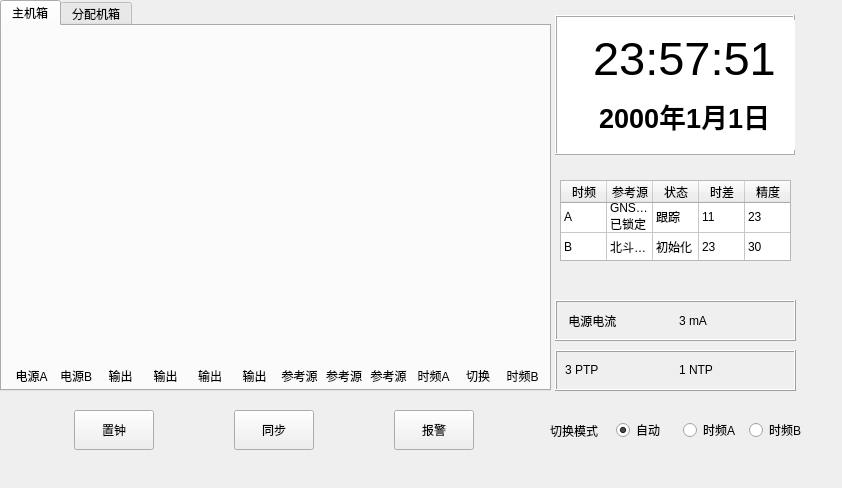
<?xml version="1.0" encoding="UTF-8"?>
<ui version="4.0">
 <class>mainPanel</class>
 <widget class="QWidget" name="mainPanel">
  <property name="geometry">
   <rect>
    <x>0</x>
    <y>0</y>
    <width>842</width>
    <height>488</height>
   </rect>
  </property>
  <property name="windowTitle">
   <string>Form</string>
  </property>
  <widget class="QTabWidget" name="tabWidget">
   <property name="geometry">
    <rect>
     <x>0</x>
     <y>0</y>
     <width>551</width>
     <height>391</height>
    </rect>
   </property>
   <property name="currentIndex">
    <number>0</number>
   </property>
   <widget class="QWidget" name="tab">
    <attribute name="title">
     <string>主机箱</string>
    </attribute>
    <widget class="QWidget" name="layoutWidget">
     <property name="geometry">
      <rect>
       <x>10</x>
       <y>10</y>
       <width>530</width>
       <height>320</height>
      </rect>
     </property>
     <layout class="QHBoxLayout" name="horizontalLayout_4">
      <item>
       <widget class="BoardButton" name="frame"/>
      </item>
      <item>
       <widget class="BoardButton" name="frame_2"/>
      </item>
      <item>
       <widget class="BoardButton" name="frame_3"/>
      </item>
      <item>
       <widget class="BoardButton" name="frame_4"/>
      </item>
      <item>
       <widget class="BoardButton" name="frame_5"/>
      </item>
      <item>
       <widget class="BoardButton" name="frame_6"/>
      </item>
      <item>
       <widget class="BoardButton" name="frame_7"/>
      </item>
      <item>
       <widget class="BoardButton" name="frame_8"/>
      </item>
      <item>
       <widget class="BoardButton" name="frame_9"/>
      </item>
      <item>
       <widget class="BoardButton" name="frame_10"/>
      </item>
      <item>
       <widget class="BoardButton" name="frame_11"/>
      </item>
      <item>
       <widget class="BoardButton" name="frame_12"/>
      </item>
     </layout>
    </widget>
    <widget class="QWidget" name="layoutWidget">
     <property name="geometry">
      <rect>
       <x>10</x>
       <y>340</y>
       <width>530</width>
       <height>20</height>
      </rect>
     </property>
     <layout class="QHBoxLayout" name="horizontalLayout_5">
      <item>
       <widget class="QLabel" name="label_5">
        <property name="text">
         <string>电源A</string>
        </property>
        <property name="alignment">
         <set>Qt::AlignCenter</set>
        </property>
       </widget>
      </item>
      <item>
       <widget class="QLabel" name="label_8">
        <property name="text">
         <string>电源B</string>
        </property>
        <property name="alignment">
         <set>Qt::AlignCenter</set>
        </property>
       </widget>
      </item>
      <item>
       <widget class="QLabel" name="label_9">
        <property name="text">
         <string>输出</string>
        </property>
        <property name="alignment">
         <set>Qt::AlignCenter</set>
        </property>
       </widget>
      </item>
      <item>
       <widget class="QLabel" name="label_20">
        <property name="text">
         <string>输出</string>
        </property>
        <property name="alignment">
         <set>Qt::AlignCenter</set>
        </property>
       </widget>
      </item>
      <item>
       <widget class="QLabel" name="label_21">
        <property name="text">
         <string>输出</string>
        </property>
        <property name="alignment">
         <set>Qt::AlignCenter</set>
        </property>
       </widget>
      </item>
      <item>
       <widget class="QLabel" name="label_22">
        <property name="text">
         <string>输出</string>
        </property>
        <property name="alignment">
         <set>Qt::AlignCenter</set>
        </property>
       </widget>
      </item>
      <item>
       <widget class="QLabel" name="label_23">
        <property name="text">
         <string>参考源</string>
        </property>
        <property name="alignment">
         <set>Qt::AlignCenter</set>
        </property>
       </widget>
      </item>
      <item>
       <widget class="QLabel" name="label_24">
        <property name="text">
         <string>参考源</string>
        </property>
        <property name="alignment">
         <set>Qt::AlignCenter</set>
        </property>
       </widget>
      </item>
      <item>
       <widget class="QLabel" name="label_25">
        <property name="text">
         <string>参考源</string>
        </property>
        <property name="alignment">
         <set>Qt::AlignCenter</set>
        </property>
       </widget>
      </item>
      <item>
       <widget class="QLabel" name="label_26">
        <property name="text">
         <string>时频A</string>
        </property>
        <property name="alignment">
         <set>Qt::AlignCenter</set>
        </property>
       </widget>
      </item>
      <item>
       <widget class="QLabel" name="label_28">
        <property name="text">
         <string>切换</string>
        </property>
        <property name="alignment">
         <set>Qt::AlignCenter</set>
        </property>
       </widget>
      </item>
      <item>
       <widget class="QLabel" name="label_27">
        <property name="text">
         <string>时频B</string>
        </property>
        <property name="alignment">
         <set>Qt::AlignCenter</set>
        </property>
       </widget>
      </item>
     </layout>
    </widget>
   </widget>
   <widget class="QWidget" name="tab_2">
    <attribute name="title">
     <string>分配机箱</string>
    </attribute>
    <widget class="QWidget" name="layoutWidget">
     <property name="geometry">
      <rect>
       <x>10</x>
       <y>10</y>
       <width>530</width>
       <height>320</height>
      </rect>
     </property>
     <layout class="QHBoxLayout" name="horizontalLayout_3">
      <item>
       <widget class="BoardButton" name="frame_13"/>
      </item>
      <item>
       <widget class="BoardButton" name="frame_14"/>
      </item>
      <item>
       <widget class="BoardButton" name="frame_15"/>
      </item>
      <item>
       <widget class="BoardButton" name="frame_16"/>
      </item>
      <item>
       <widget class="BoardButton" name="frame_17"/>
      </item>
      <item>
       <widget class="BoardButton" name="frame_18"/>
      </item>
      <item>
       <widget class="BoardButton" name="frame_19"/>
      </item>
      <item>
       <widget class="BoardButton" name="frame_20"/>
      </item>
      <item>
       <widget class="BoardButton" name="frame_21"/>
      </item>
      <item>
       <widget class="BoardButton" name="frame_22"/>
      </item>
      <item>
       <widget class="BoardButton" name="frame_23"/>
      </item>
      <item>
       <widget class="BoardButton" name="frame_24"/>
      </item>
     </layout>
    </widget>
    <widget class="QWidget" name="layoutWidget">
     <property name="geometry">
      <rect>
       <x>10</x>
       <y>340</y>
       <width>530</width>
       <height>20</height>
      </rect>
     </property>
     <layout class="QHBoxLayout" name="horizontalLayout_6">
      <item>
       <widget class="QLabel" name="label_29">
        <property name="text">
         <string>电源A</string>
        </property>
        <property name="alignment">
         <set>Qt::AlignCenter</set>
        </property>
       </widget>
      </item>
      <item>
       <widget class="QLabel" name="label_30">
        <property name="text">
         <string>电源B</string>
        </property>
        <property name="alignment">
         <set>Qt::AlignCenter</set>
        </property>
       </widget>
      </item>
      <item>
       <widget class="QLabel" name="label_31">
        <property name="text">
         <string>输出</string>
        </property>
        <property name="alignment">
         <set>Qt::AlignCenter</set>
        </property>
       </widget>
      </item>
      <item>
       <widget class="QLabel" name="label_32">
        <property name="text">
         <string>输出</string>
        </property>
        <property name="alignment">
         <set>Qt::AlignCenter</set>
        </property>
       </widget>
      </item>
      <item>
       <widget class="QLabel" name="label_33">
        <property name="text">
         <string>输出</string>
        </property>
        <property name="alignment">
         <set>Qt::AlignCenter</set>
        </property>
       </widget>
      </item>
      <item>
       <widget class="QLabel" name="label_34">
        <property name="text">
         <string>输出</string>
        </property>
        <property name="alignment">
         <set>Qt::AlignCenter</set>
        </property>
       </widget>
      </item>
      <item>
       <widget class="QLabel" name="label_35">
        <property name="text">
         <string>输出</string>
        </property>
        <property name="alignment">
         <set>Qt::AlignCenter</set>
        </property>
       </widget>
      </item>
      <item>
       <widget class="QLabel" name="label_36">
        <property name="text">
         <string>输出</string>
        </property>
        <property name="alignment">
         <set>Qt::AlignCenter</set>
        </property>
       </widget>
      </item>
      <item>
       <widget class="QLabel" name="label_37">
        <property name="text">
         <string>输出</string>
        </property>
        <property name="alignment">
         <set>Qt::AlignCenter</set>
        </property>
       </widget>
      </item>
      <item>
       <widget class="QLabel" name="label_38">
        <property name="text">
         <string>输出</string>
        </property>
        <property name="alignment">
         <set>Qt::AlignCenter</set>
        </property>
       </widget>
      </item>
      <item>
       <widget class="QLabel" name="label_39">
        <property name="text">
         <string>输出</string>
        </property>
        <property name="alignment">
         <set>Qt::AlignCenter</set>
        </property>
       </widget>
      </item>
      <item>
       <widget class="QLabel" name="label_40">
        <property name="text">
         <string>分配</string>
        </property>
        <property name="alignment">
         <set>Qt::AlignCenter</set>
        </property>
       </widget>
      </item>
     </layout>
    </widget>
   </widget>
  </widget>
  <widget class="QWidget" name="layoutWidget">
   <property name="geometry">
    <rect>
     <x>0</x>
     <y>400</y>
     <width>551</width>
     <height>61</height>
    </rect>
   </property>
   <layout class="QHBoxLayout" name="horizontalLayout_2">
    <item>
     <widget class="QPushButton" name="pushButton">
      <property name="minimumSize">
       <size>
        <width>0</width>
        <height>20</height>
       </size>
      </property>
      <property name="maximumSize">
       <size>
        <width>80</width>
        <height>40</height>
       </size>
      </property>
      <property name="text">
       <string>置钟</string>
      </property>
     </widget>
    </item>
    <item>
     <widget class="QPushButton" name="pushButton_2">
      <property name="minimumSize">
       <size>
        <width>0</width>
        <height>20</height>
       </size>
      </property>
      <property name="maximumSize">
       <size>
        <width>80</width>
        <height>40</height>
       </size>
      </property>
      <property name="text">
       <string>同步</string>
      </property>
     </widget>
    </item>
    <item>
     <widget class="QPushButton" name="pushButton_4">
      <property name="minimumSize">
       <size>
        <width>0</width>
        <height>20</height>
       </size>
      </property>
      <property name="maximumSize">
       <size>
        <width>80</width>
        <height>40</height>
       </size>
      </property>
      <property name="text">
       <string>报警</string>
      </property>
      <property name="checkable">
       <bool>false</bool>
      </property>
     </widget>
    </item>
   </layout>
  </widget>
  <widget class="QWidget" name="layoutWidget">
   <property name="geometry">
    <rect>
     <x>550</x>
     <y>400</y>
     <width>259</width>
     <height>61</height>
    </rect>
   </property>
   <layout class="QHBoxLayout" name="horizontalLayout_7">
    <item>
     <widget class="QLabel" name="label_41">
      <property name="text">
       <string>切换模式</string>
      </property>
     </widget>
    </item>
    <item>
     <widget class="QRadioButton" name="radioButton">
      <property name="font">
       <font>
        <pointsize>9</pointsize>
       </font>
      </property>
      <property name="text">
       <string>自动</string>
      </property>
      <property name="iconSize">
       <size>
        <width>50</width>
        <height>20</height>
       </size>
      </property>
      <property name="checked">
       <bool>true</bool>
      </property>
      <attribute name="buttonGroup">
       <string notr="true">buttonGroup</string>
      </attribute>
     </widget>
    </item>
    <item>
     <widget class="QRadioButton" name="radioButton_2">
      <property name="text">
       <string>时频A</string>
      </property>
      <attribute name="buttonGroup">
       <string notr="true">buttonGroup</string>
      </attribute>
     </widget>
    </item>
    <item>
     <widget class="QRadioButton" name="radioButton_3">
      <property name="text">
       <string>时频B</string>
      </property>
      <attribute name="buttonGroup">
       <string notr="true">buttonGroup</string>
      </attribute>
     </widget>
    </item>
   </layout>
  </widget>
  <widget class="QFrame" name="frame_25">
   <property name="geometry">
    <rect>
     <x>555</x>
     <y>15</y>
     <width>240</width>
     <height>140</height>
    </rect>
   </property>
   <property name="styleSheet">
    <string notr="true">background-color: rgb(255, 255, 255);</string>
   </property>
   <property name="frameShape">
    <enum>QFrame::Box</enum>
   </property>
   <property name="frameShadow">
    <enum>QFrame::Raised</enum>
   </property>
   <widget class="QWidget" name="layoutWidget">
    <property name="geometry">
     <rect>
      <x>5</x>
      <y>5</y>
      <width>251</width>
      <height>130</height>
     </rect>
    </property>
    <layout class="QVBoxLayout" name="verticalLayout">
     <item>
      <widget class="QTimeEdit" name="timeEdit">
       <property name="minimumSize">
        <size>
         <width>0</width>
         <height>55</height>
        </size>
       </property>
       <property name="font">
        <font>
         <family>Arial</family>
         <pointsize>35</pointsize>
         <weight>50</weight>
         <italic>false</italic>
         <bold>false</bold>
        </font>
       </property>
       <property name="focusPolicy">
        <enum>Qt::NoFocus</enum>
       </property>
       <property name="autoFillBackground">
        <bool>false</bool>
       </property>
       <property name="styleSheet">
        <string notr="true"/>
       </property>
       <property name="frame">
        <bool>false</bool>
       </property>
       <property name="alignment">
        <set>Qt::AlignCenter</set>
       </property>
       <property name="readOnly">
        <bool>true</bool>
       </property>
       <property name="buttonSymbols">
        <enum>QAbstractSpinBox::NoButtons</enum>
       </property>
       <property name="maximumDateTime">
        <datetime>
         <hour>23</hour>
         <minute>59</minute>
         <second>59</second>
         <year>2000</year>
         <month>1</month>
         <day>1</day>
        </datetime>
       </property>
       <property name="currentSection">
        <enum>QDateTimeEdit::HourSection</enum>
       </property>
       <property name="displayFormat">
        <string>H:mm:ss</string>
       </property>
       <property name="time">
        <time>
         <hour>23</hour>
         <minute>57</minute>
         <second>51</second>
        </time>
       </property>
      </widget>
     </item>
     <item>
      <widget class="QDateEdit" name="dateEdit">
       <property name="minimumSize">
        <size>
         <width>0</width>
         <height>30</height>
        </size>
       </property>
       <property name="font">
        <font>
         <pointsize>20</pointsize>
         <weight>75</weight>
         <bold>true</bold>
        </font>
       </property>
       <property name="focusPolicy">
        <enum>Qt::NoFocus</enum>
       </property>
       <property name="styleSheet">
        <string notr="true"/>
       </property>
       <property name="frame">
        <bool>false</bool>
       </property>
       <property name="alignment">
        <set>Qt::AlignCenter</set>
       </property>
       <property name="buttonSymbols">
        <enum>QAbstractSpinBox::NoButtons</enum>
       </property>
       <property name="displayFormat">
        <string>yyyy年M月d日</string>
       </property>
      </widget>
     </item>
    </layout>
   </widget>
  </widget>
  <widget class="QFrame" name="frame_27">
   <property name="geometry">
    <rect>
     <x>555</x>
     <y>350</y>
     <width>241</width>
     <height>41</height>
    </rect>
   </property>
   <property name="frameShape">
    <enum>QFrame::Box</enum>
   </property>
   <property name="frameShadow">
    <enum>QFrame::Raised</enum>
   </property>
   <widget class="QWidget" name="layoutWidget">
    <property name="geometry">
     <rect>
      <x>10</x>
      <y>10</y>
      <width>221</width>
      <height>20</height>
     </rect>
    </property>
    <layout class="QHBoxLayout" name="horizontalLayout">
     <item>
      <widget class="QLabel" name="label_15">
       <property name="text">
        <string>3 PTP</string>
       </property>
      </widget>
     </item>
     <item>
      <widget class="QLabel" name="label_16">
       <property name="text">
        <string>1 NTP</string>
       </property>
      </widget>
     </item>
    </layout>
   </widget>
  </widget>
  <widget class="StateTable" name="tableWidget">
   <property name="geometry">
    <rect>
     <x>560</x>
     <y>180</y>
     <width>231</width>
     <height>81</height>
    </rect>
   </property>
   <property name="focusPolicy">
    <enum>Qt::NoFocus</enum>
   </property>
   <property name="layoutDirection">
    <enum>Qt::LeftToRight</enum>
   </property>
   <property name="autoFillBackground">
    <bool>false</bool>
   </property>
   <property name="styleSheet">
    <string notr="true">selection-background-color: rgb(255, 0, 127);
font: 8pt &quot;Sans Serif&quot;;
</string>
   </property>
   <property name="verticalScrollBarPolicy">
    <enum>Qt::ScrollBarAlwaysOff</enum>
   </property>
   <property name="horizontalScrollBarPolicy">
    <enum>Qt::ScrollBarAlwaysOff</enum>
   </property>
   <property name="editTriggers">
    <set>QAbstractItemView::NoEditTriggers</set>
   </property>
   <property name="selectionMode">
    <enum>QAbstractItemView::NoSelection</enum>
   </property>
   <property name="selectionBehavior">
    <enum>QAbstractItemView::SelectItems</enum>
   </property>
   <property name="showGrid">
    <bool>true</bool>
   </property>
   <property name="cornerButtonEnabled">
    <bool>false</bool>
   </property>
   <property name="rowCount">
    <number>2</number>
   </property>
   <property name="columnCount">
    <number>5</number>
   </property>
   <attribute name="horizontalHeaderDefaultSectionSize">
    <number>46</number>
   </attribute>
   <attribute name="verticalHeaderVisible">
    <bool>false</bool>
   </attribute>
   <attribute name="verticalHeaderHighlightSections">
    <bool>true</bool>
   </attribute>
   <row>
    <property name="text">
     <string>New Row</string>
    </property>
   </row>
   <row>
    <property name="text">
     <string>New Row</string>
    </property>
   </row>
   <column>
    <property name="text">
     <string>时频</string>
    </property>
   </column>
   <column>
    <property name="text">
     <string>参考源</string>
    </property>
   </column>
   <column>
    <property name="text">
     <string>状态</string>
    </property>
   </column>
   <column>
    <property name="text">
     <string>时差</string>
    </property>
   </column>
   <column>
    <property name="text">
     <string>精度</string>
    </property>
   </column>
   <item row="0" column="0">
    <property name="text">
     <string>A</string>
    </property>
   </item>
   <item row="0" column="1">
    <property name="text">
     <string>GNSSA-已锁定</string>
    </property>
   </item>
   <item row="0" column="2">
    <property name="text">
     <string>跟踪</string>
    </property>
   </item>
   <item row="0" column="3">
    <property name="text">
     <string>11</string>
    </property>
   </item>
   <item row="0" column="4">
    <property name="text">
     <string>23</string>
    </property>
   </item>
   <item row="1" column="0">
    <property name="text">
     <string>B</string>
    </property>
   </item>
   <item row="1" column="1">
    <property name="text">
     <string>北斗-未锁定</string>
    </property>
   </item>
   <item row="1" column="2">
    <property name="text">
     <string>初始化</string>
    </property>
   </item>
   <item row="1" column="3">
    <property name="text">
     <string>23</string>
    </property>
   </item>
   <item row="1" column="4">
    <property name="text">
     <string>30</string>
    </property>
   </item>
  </widget>
  <widget class="QFrame" name="frame_28">
   <property name="geometry">
    <rect>
     <x>555</x>
     <y>300</y>
     <width>241</width>
     <height>41</height>
    </rect>
   </property>
   <property name="frameShape">
    <enum>QFrame::Box</enum>
   </property>
   <property name="frameShadow">
    <enum>QFrame::Raised</enum>
   </property>
   <widget class="QWidget" name="layoutWidget_2">
    <property name="geometry">
     <rect>
      <x>10</x>
      <y>10</y>
      <width>221</width>
      <height>22</height>
     </rect>
    </property>
    <layout class="QHBoxLayout" name="horizontalLayout_8">
     <item>
      <widget class="QLabel" name="label_17">
       <property name="text">
        <string> 电源电流</string>
       </property>
      </widget>
     </item>
     <item>
      <widget class="QLabel" name="label_18">
       <property name="text">
        <string>3 mA</string>
       </property>
      </widget>
     </item>
    </layout>
   </widget>
  </widget>
 </widget>
 <customwidgets>
  <customwidget>
   <class>BoardButton</class>
   <extends>QFrame</extends>
   <header>boardbutton.h</header>
   <container>1</container>
   <slots>
    <signal>clicked()</signal>
    <slot>click1()</slot>
   </slots>
  </customwidget>
  <customwidget>
   <class>StateTable</class>
   <extends>QTableWidget</extends>
   <header>statetable.h</header>
  </customwidget>
 </customwidgets>
 <resources/>
 <connections/>
 <buttongroups>
  <buttongroup name="buttonGroup"/>
 </buttongroups>
</ui>
